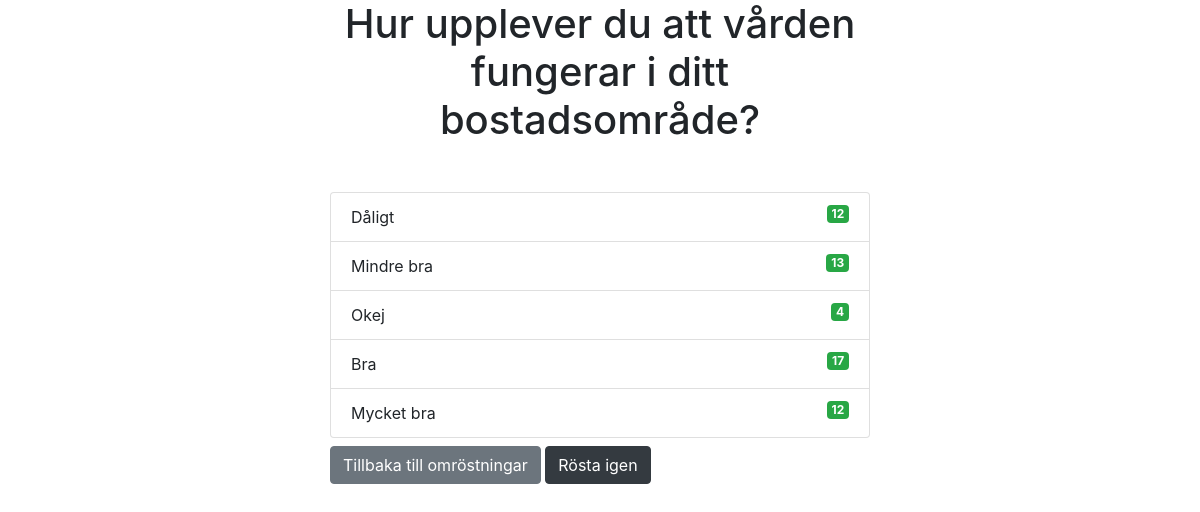
Page /polls/1/results/ on the committed database.
### polls/models.py (models this page shows, shortened)
class Fraga(models.Model):
    fraga_text = models.CharField(max_length=200)

class Val(models.Model):
    fraga = models.ForeignKey(Fraga, on_delete=models.CASCADE)
    val_text = models.CharField(max_length=200)
    roster = models.IntegerField(default=0)

### polls/views.py (the view)
# urls.py: path('<int:fraga_id>/results/', views.results, name='results'),
def results(request, fraga_id):
    fraga = get_object_or_404(Fraga, pk=fraga_id)
    return render(request, 'polls/results.html', {'fraga': fraga})

### templates/polls/results.html (shortened to what this page needs)
{% extends 'base.html' %}
{% block content %}
<h1 class="mb-5 text-center">{{ fraga.fraga_text }}</h1>
<ul class="list-group mb-2">
	{% for val in fraga.val_set.all %}
	<li class="list-group-item">
		{{ val.val_text }}  <span class="badge badge-success float-right">{{ val.roster }}</span>
	</li>
	{% endfor %}
</ul>
<a class="btn btn-secondary" href="{% url 'polls:index' %}">Tillbaka till omröstningar</a>
<a class="btn btn-dark" href="{% url 'polls:detail' fraga.id %}">Rösta igen</a>
{% endblock %}

### rows in the picture
Fraga: fraga_text "Hur upplever du att vården fungerar i ditt bostadsområde?"
Val: val_text "Dåligt", roster "12"
Val: val_text "Mindre bra", roster "13"
Val: val_text "Okej", roster "4"
Val: val_text "Bra", roster "17"
Val: val_text "Mycket bra", roster "12"
